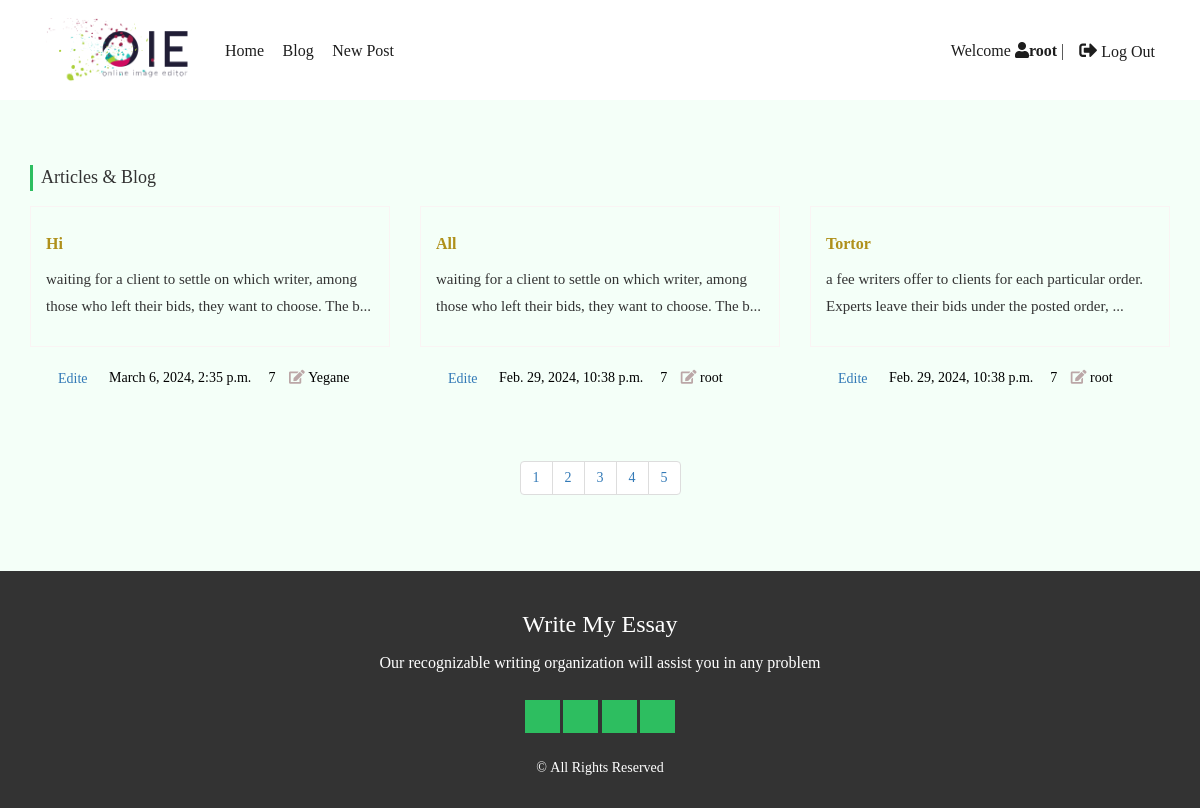
Page /blog/ (signed in) on the committed database.
### blog/models.py (models this page shows, shortened)
class BaseModel(models.Model):
    created_at = models.DateTimeField(auto_now_add=True)
    updated_at = models.DateTimeField(auto_now=True)
    class Meta:
        abstract = True

class Post(BaseModel):
    class Meta:
        verbose_name_plural = 'Posts'
    STATUS_CHOICES = (
        ('pub', 'Published'),
        ('drf', 'Draft')
    )
    title = models.CharField(max_length=100)
    text = models.TextField()
    author = models.ForeignKey(User, on_delete=models.CASCADE, )
    status = models.CharField(choices=STATUS_CHOICES, max_length=3, default='pub')

### blog/views.py (the view)
# urls.py: path('', views.PostListView.as_view(), name='posts_list'),
class PostListView(generic.ListView):
    template_name = 'blog/posts_list.html'
    context_object_name = 'posts'
    def get_queryset(self):
        return Post.objects.filter(status='pub').order_by('-updated_at')

### blog/templates/blog/posts_list.html (shortened to what this page needs)
{% extends '_base.html' %}
{% load static %}
{% block content %}
    <div class="blog-box blog-page">
        <div class="container">
            <div class="title"><span>Articles & Blog</span></div>
            <div class="row">
                {% for p in posts %}
                    <div class="col-md-4">
                        <a href="{% url 'post_detail' p.id %}">
                            <div class="article-box">
                                <div class="a-text">
                                    <h4>{{ p.title }}</h4>
                                    <p>{{ p.text|slice:':107' }}...</p>
                                </div>
                        </a>
                        <div class="a-meta">
                            <a href="{% url 'post_update' p.id %}" class="btn" style="margin-right: 5px">Edite</a>
                                <span>{{ p.updated_at }}</span>
                                <span>&nbsp;7</span>
                                <span><i class="fa fa-edit"></i>&nbsp;{{ p.author }}</span>
                        </div>
                    </div>
                    </div>
                {% endfor %}
            <div class="col-md-12 text-center">
                <ul class="pagination">
                    <li><a href="#">1</a></li>
                    <li><a href="#">2</a></li>
                    <li><a href="#">3</a></li>
                    <li><a href="#">4</a></li>
                    <li><a href="#">5</a></li>
                </ul>
            </div>
{% endblock %}

### templates/_base.html (shortened to what this page needs)
{% load static %}
<!doctype html>
<html>
<head>
    <link rel="stylesheet" href="{% static 'css/blog/bootstrap.css' %}">
 <link rel="stylesheet" href="https://cdnjs.cloudflare.com/ajax/libs/font-awesome/5.15.4/css/all.min.css">
    <link rel="stylesheet" href="{% static 'css/blog/style.css' %}">
</head>
<body>
<header>
    <div class="top-menu">
        <div class="container">
            <div class="row">
                <div class="col-md-2 text-left">
                    <div class="logo">
                        <img src="{% static 'img/blog/logo.png' %}" alt="">
                    </div>
                </div>
                <div class="col-md-10">
                    <div class="main-menu">
                        <ul>
                            <li><a href="{% url 'home' %}">Home</a></li>
                            <li><a href="{% url 'posts_list' %}">Blog</a></li>
                            <li><a href="{% url 'post_create' %}">New Post</a></li>
                            {% if user.is_authenticated %}
                                <li class="my_li"><a>
                                <form action="{% url 'logout' %}" method="post" >
                                    <button class='btn_sub' type="submit"  ><i class="fa fa-sign-out-alt" style="font-size:18px;margin-top:1px; "></i> Log Out</button>
                                </form></a>    </li>
                                <li class="my_li"><a> Welcome <i class="fa fa-user" >{{ user.username }}</i></a>  |</li>
                             {% else %}
                                <li  class="fa fa-sign-in-alt my_li"><a href="{% url 'login' %}" >login</a></li>
                                <li  class="fa fa-sign-in-alt my_li"><a href="{% url 'signup' %}" >Sign UP</a>  |</li>
                            {% endif %}
                        </ul>
                    </div>
                </div>
            </div>
        </div>
    </div>
</header>
{% block content %}
{% endblock %}
<footer>
    <div class="footer text-center">
        <div class="container">
            <div class="row">
                <div class="col-md-12">
                    <div class="footer-desc">
                        <h3>Write My Essay</h3>
                        <p>Our recognizable writing organization will assist you in any problem</p>
                    </div>
                    <div class="footer-social">
                        <ul>
                            <li><a href="#"><i class="fa fa-facebook"></i></a></li>
                            <li><a href="#"><i class="fa fa-twitter"></i></a></li>
                            <li><a href="#"><i class="fa fa-instagram"></i></a></li>
                            <li><a href="#"><i class="fa fa-linkedin"></i></a></li>
                        </ul>
                    </div>
                    <div class="footer-copy-r">
                        <p>&copy;&nbsp;All Rights Reserved</p>
                        <br>
                    </div>
                </div>
            </div>
        </div>
    </div>
</footer>
</body>
</html>

### static/css/blog/style.css (style rules this page uses)
* { font-family: farabin; font-weight: 300; box-sizing: border-box; padding: 0; margin: 0; }
html { overflow-x: hidden !important; }
body { font-family:farabin; direction: ltr; overflow-x: hidden !important; margin: 0; padding: 0; background-color: rgb(244, 255, 248); }
ol,ul { margin: 0; padding: 0; }
li { list-style: none; }
a,a:hover,a:focus { text-decoration: none; }
a,a:hover,a:focus,figure,figure:hover,figcaption,i,i:hover,img,i { text-decoration: none; transition: all 0.3s; -webkit-transition: all 0.3s; -moz-transition: all 0.3s; -o-transition: all 0.3s; }
img { max-width: 100%; margin: 0 auto; }
h3, .h3 { font-size: 18px !important; line-height: 1.5; font-family:'farabin',tahoma; }
h4, .h4 { font-size: 16px !important; line-height: 1.5; font-family:'farabin',tahoma; }
button,a,i,li:focus { outline: 0; }
.title { text-align: left; padding: 15px 0; }
.title span { display: inline-block; font-size: 18px; border-left: 3px solid #2dbe60; padding-left: 8px; }
.top-menu { width: 100%; background-color: #fff; height: 100px; }
.top-menu .main-menu ul li { display: inline-block; margin-right: 15px; }
.top-menu .main-menu ul li a { padding: 40px 0; display: inline-block; color: #1d1d1d; font-size: 16px; }
.top-menu .logo { text-align:center; margin-top: 18px; }
.top-menu .logo img { display: table; margin: 0 auto; }
.blog-box { padding: 50px 0; background-color: #faf4f4; }
.blog-page { background-color: transparent; }
.blog-box .article-box { width: 100%; }
.blog-page .article-box { margin-bottom: 30px; }
.blog-box .article-box .a-meta { padding: 15px; }
.blog-box .article-box .a-meta span { display: inline-block; margin-right: 10px; color: #000; }
.blog-box .article-box .a-meta span i { color: #bba7a7; }
.blog-box .article-box .a-text { border: 1px solid #faf4f4; padding: 15px; transition: all 0.3s ease; -webkit-transition: all 0.3s ease; -moz-transition: all 0.3s ease; -o-transition: all 0.3s ease; }
.blog-box .article-box .a-text p { height: 50px; overflow: hidden; font-size: 15px; color: #333; margin-bottom: 15px; line-height: 1.8; }
.blog-box .article-box .a-text h4 { font-weight: bold; width: 100%; overflow: hidden; text-overflow: ellipsis; white-space: nowrap; color: #af901a; }
.footer { color: #fff; background: #333; padding-top: 15px; }
.footer .footer-desc h3 { font-size: 24px !important; }
.footer .footer-desc p { font-size: 16px; }
.footer .footer-social { margin: 25px 0; }
.footer .footer-social ul li { display: inline-block; }
.footer .footer-social ul li a { display: inline-block; width: 35px; height: 33px; line-height: 33px; font-size: 25px; background-color: #2dbe60; color: #fff; transition: none; }
.my_li { font-size: 16px; float: right; }
.btn_sub { background: none; color: inherit; border: none; padding: 0; font: inherit; cursor: pointer; outline: inherit; }

### rows in the picture
Post: title "Hi", text "waiting for a client to settle on which writer, among those who left their bids, they want to choose. The b", updated_at "March 6, 2024, 2:35 p.m.", author "Yegane"
Post: title "All", text "waiting for a client to settle on which writer, among those who left their bids, they want to choose. The b", updated_at "Feb. 29, 2024, 10:38 p.m.", author "root"
Post: title "Tortor", text "a fee writers offer to clients for each particular order. Experts leave their bids under the posted order,", updated_at "Feb. 29, 2024, 10:38 p.m.", author "root"

### other values in the picture
{{ user.username }} "root"
